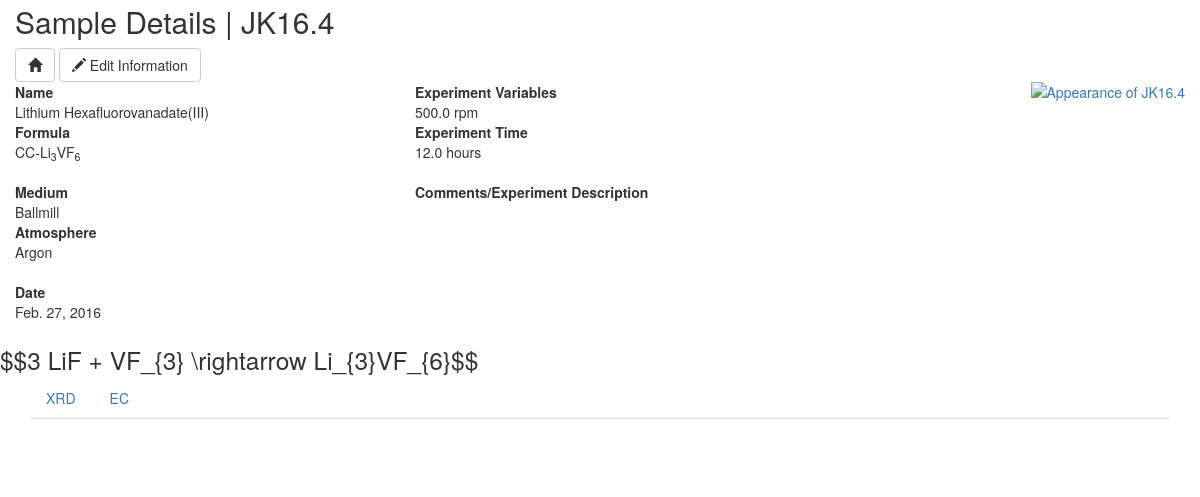
Before: /sample/1/ with the older database file.
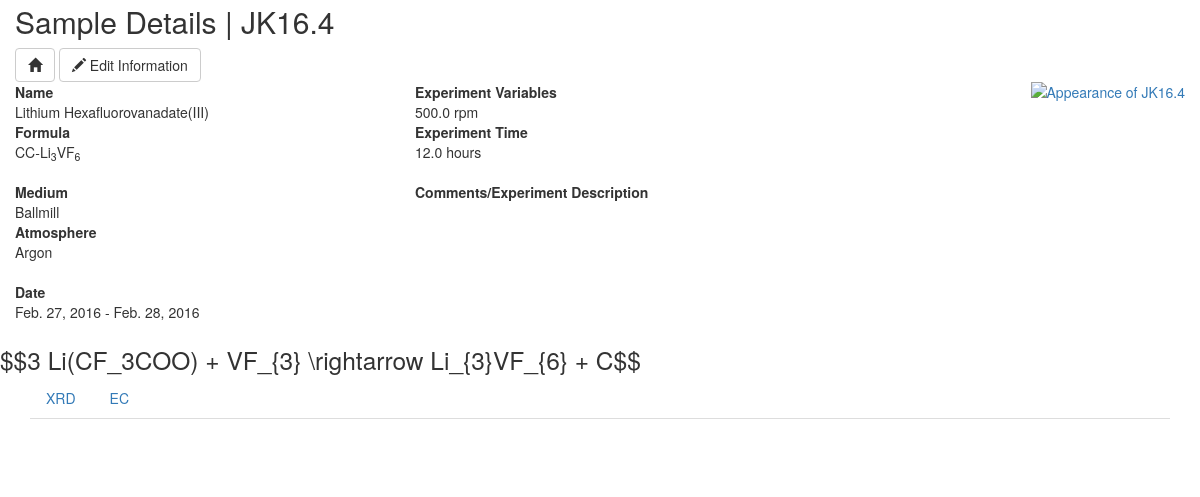
After: the same page with the newer database file.
### pokedex/models.py (models this page shows, shortened)
class Sample(models.Model):
	sample_number = models.CharField(max_length=10, db_index=True)
	name = models.CharField(max_length=200, db_index=True)
	formula = models.CharField(max_length=50, db_index=True, blank=True)
	stripped_formula = models.CharField(max_length=50, db_index=True, blank=True)
	AVAILABLE_MEDIUMS = [
		('Ballmill', 'Ballmill'),
		('Tube: Borosilicate', 'Tube: Borosilicate'),
		('Tube: Quartz', 'Tube: Quartz'),
		('Tube: Alumina', 'Tube: Alumina'),
	]
	AVAILABLE_ATMOSPHERES = [
		('Argon', 'Argon'),
		('5%H2:95%N2', '5%H2:95%N2'),
		('Oxygen', 'Oxygen'),
		('Nitrogen', 'Nitrogen'),
		('Air', 'Air'),
	]
	experiment_medium = models.CharField(max_length=50, choices=AVAILABLE_MEDIUMS)
	experiment_atmosphere = models.CharField(max_length=50, choices=AVAILABLE_ATMOSPHERES)
	experiment_variable = models.FloatField(null=True, blank=True)
	experiment_time = models.FloatField(blank=True, null=True)
	experiment_equation = models.CharField(max_length=200, blank=True)
	variable_units = models.CharField(max_length=5, blank=True)
	file_photo = ImageCropField(blank=True, null=True, upload_to=root_file_storage+'Photo')
	cropping = ImageRatioField('file_photo', '300x300')
	file_XRD = models.FileField(upload_to=root_file_storage+'XRD', null=True, blank=True, validators=[validate_file_extension])
	file_EC = models.FileField(upload_to=root_file_storage+'EC', null=True, blank=True, validators=[validate_file_extension])
	file_TEM = models.FileField(upload_to=root_file_storage+'TEM', null=True, blank=True, validators=[validate_file_extension])
	file_TGA = models.FileField(upload_to=root_file_storage+'TGA', null=True, blank=True, validators=[validate_file_extension])
	file_XAS = models.FileField(upload_to=root_file_storage+'XAS', null=True, blank=True, validators=[validate_file_extension])
	start_date = models.DateField(null=True, default=datetime.date.today)
	end_date = models.DateField(null=True, default=datetime.date.today)
	associated_project = models.ManyToManyField('Project')
	user = models.ForeignKey(User, blank=True, null=True)
	comment = models.TextField(blank=True)
	class Meta:
		ordering = ['sample_number']
	def edit_url(self):
		url = reverse('edit_sample', kwargs={'id': self.id})
		return url
	def edit_photo_url(self):
		url = reverse('edit_sample_photo', kwargs={'id': self.id})
		return url

### pokedex/views.py (the view, shortened to what this page needs)
class SampleDetailView(DetailView):
	template_name = 'sample_detail.html'
	template_object_name = 'sample'
	def get_object(self):
		id = self.kwargs['id']
		sample = Sample.objects.get(id=id)
		return sample
	def get_context_data(self, *args, **kwargs):
		sample = self.get_object()
		context = super().get_context_data(*args, **kwargs)
		return context

### pokedex/templatetags/custom_filters.py (called while the page is built)
@register.filter(name='formula_markup')
def formula_markup(formula):
    def insert_subscript(string, index):
        return string[:index] + '<sub>' + string[index:index+2] + '</sub>' + string[index+2:]
    def insert_superscript(string, index):
        return string[:index] + '<sup>' + string[index:index+2] + '</sup>' + string[index+2:]
    formula = escape(formula)
    x = 0
    while x in range (0, len(formula)):
        if formula[x] in ('_'):
            formula = insert_subscript(formula, x)
            x += 5
        if formula[x] in ('^'):
            formula = insert_superscript(formula, x)
            x += 5
        x += 1
    formula = formula.replace("_","").replace("^", "")
    return mark_safe(formula)

@register.filter(name='latex_surr')
def latex_surr(equation):
	equation = '$$' + equation + '$$'
	return mark_safe(equation)

### pokedex/templates/sample_detail.html (shortened to what this page needs)
{% extends 'base.html' %}
{% load staticfiles %}
{% load custom_filters %}
{% load cropping %}
{% block content %}
<div class="row">
  <div class="col-sm-6">
    <h2>Sample Details | {{ sample.sample_number }}</h2>
	<a href="{% url 'home' %}" class="btn btn-default">
	<span class="glyphicon glyphicon-home"></span></a>
	<a href="{{ sample.edit_url }}"
	 title="Edit sample {{ sample.sample_number }}"
	 class="btn btn-default">
	<span class="glyphicon glyphicon-pencil"></span>
	Edit Information
      </a>
  </div>
</div>
<div class="row">
	<div class="col-sm-4">
		<dl>
			<dt>Name</dt>
			<dd>{{ sample.name }}</dd>
			<dt>Formula</dt>
			<dd>{{ sample.formula|formula_markup }}</dd>
		</dl>
		<dl>
			<dt>Medium</dt>
			<dd>{{ sample.experiment_medium }}</dd>
			<dt>Atmosphere</dt>
			<dd>{{ sample.experiment_atmosphere }}</dd>
		</dl>
		<dl>
			<dt>Date</dt>
			{% if sample.end_date == sample.start_date %}
			<dd>{{ sample.end_date }}
			{% else %}
			<dd>{{ sample.start_date }} - {{ sample.end_date }}</dd>
			{% endif %}
		</dl>
	</div>
	<div class="col-sm-3">
		<dl>
			<dt>Experiment Variables</dt>
			<dd>{{ sample.experiment_variable }}{{ sample.variable_units|formula_markup }}</dd>
			<dt>Experiment Time</dt>
			<dd>{{ sample.experiment_time }} hours</dd>
		</dl>
		<dl>
			<dt>Comments/Experiment Description</dt>
		</dl>
	</div>
	<div class="col-sm-5">
		<a href="{{ sample.edit_photo_url }}">
		{% if sample.cropping %}
			<img src="{% cropped_thumbnail sample "cropping" scale=1 %}" title="Appearance of {{ sample.sample_number }}" class="sample-appearance" />
		{% elif sample.file_photo %}
			<img src="{{ sample.file_photo.url }}" title="Appearance of {{ sample.sample_number }}" class="sample-appearance" />
		{% else %}
			<img src="{% static 'Upload.svg' %}" title="Click here to upload an image of the sample" class="sample-appearance hover-fade" />
		{% endif %}
		</a>
	</div>
</div>
<div class="row">
	<div class="latex">{{ sample.experiment_equation|latex_surr }}</div>
</div>
<div class="row">
	<div class="container">
		<ul class="nav nav-tabs">
			{% if sample.file_XRD %}<li><a data-toggle="tab" href="#XRD">XRD</a></li>{% endif %}
			{% if sample.file_EC %}<li><a data-toggle="tab" href="#EC">EC</a></li>{% endif %}
		</ul>
	</div>
</div>
{% endblock %}

Changed rows visible on the page:
changed Sample "JK16.4": start_date (not shown) → "Feb. 27, 2016"; experiment_equation|latex_surr "$$3 LiF + VF_{3} \\rightarrow Li_{3}VF_{6}$$" → "$$3 Li(CF_3COO) + VF_{3} \\rightarrow Li_{3}VF_{6} + C$$"; end_date "Feb. 27, 2016" → "Feb. 28, 2016"
